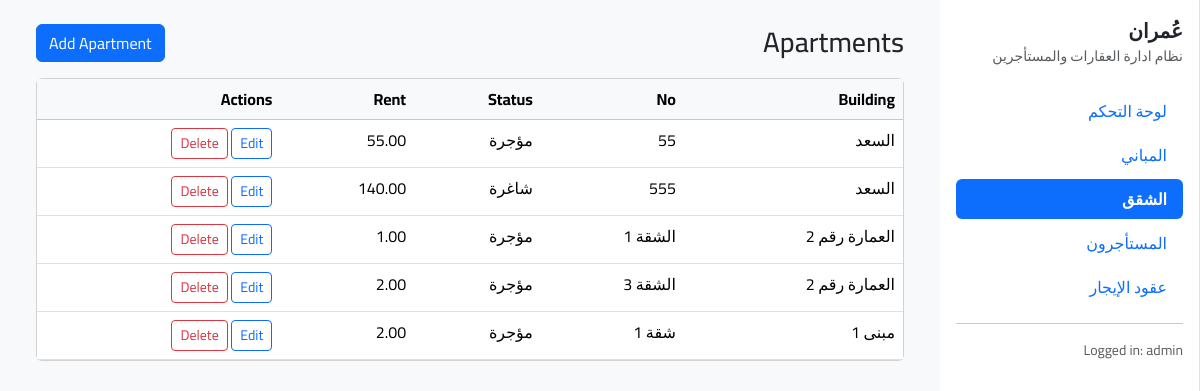
/apartments/ (signed in), run on the app's committed database.
### listings/models.py (models this page shows, shortened)
class Apartment(models.Model):
    class Status(models.TextChoices):
        VACANT = "VACANT", "شاغرة"
        RENTED = "RENTED", "مؤجرة"
        MAINTENANCE = "MAINT", "صيانة"
    building = models.ForeignKey(
        Building,
        verbose_name="العمارة",
        on_delete=models.CASCADE,
        related_name="apartments"
    )
    apartment_no = models.CharField("رقم الشقة", max_length=50)
    floor = models.CharField("الطابق", max_length=50, blank=True)
    rooms = models.PositiveSmallIntegerField("عدد الغرف", default=0)
    area_m2 = models.DecimalField("المساحة (م²)", max_digits=8, decimal_places=2, default=0)
    rent_amount = models.DecimalField("قيمة الإيجار", max_digits=12, decimal_places=2, default=0)
    status = models.CharField("الحالة", max_length=10, choices=Status.choices, default=Status.VACANT)
    notes = models.TextField("ملاحظات", blank=True)
    class Meta:
        verbose_name = "شقة"
        verbose_name_plural = "الشقق"
        unique_together = ("building", "apartment_no")
        ordering = ["building", "apartment_no"]

class Building(models.Model):
    name = models.CharField("اسم العمارة", max_length=150)
    address = models.CharField("العنوان", max_length=255, blank=True)
    notes = models.TextField("ملاحظات", blank=True)
    class Meta:
        verbose_name = "عمارة"
        verbose_name_plural = "العمارات"
        ordering = ["name"]

### listings/views.py (the view)
# urls.py: path("apartments/", views.apartment_list, name="apartment_list"),
def apartment_list(request):
    apartments = Apartment.objects.select_related("building").all().order_by("building__name", "apartment_no")
    is_htmx = request.headers.get("HX-Request")
    template = "listings/partials/apartment_list_partial.html" if is_htmx else "listings/apartment_list.html"
    return render(request, template, {"apartments": apartments})

### listings/templates/listings/apartment_list.html (shortened to what this page needs)
{% extends "layout/base.html" %}
{% block content %}
<div class="d-flex align-items-center justify-content-between mb-3">
  <h3 class="mb-0">Apartments</h3>
  <a class="btn btn-primary" href="{% url 'apartment_create' %}">Add Apartment</a>
</div>
<div class="card">
  <div class="table-responsive">
    <table class="table table-hover mb-0">
      <thead class="table-light">
        <tr>
          <th>Building</th>
          <th>No</th>
          <th>Status</th>
          <th>Rent</th>
          <th class="text-end">Actions</th>
        </tr>
      </thead>
      <tbody>
        {% for a in apartments %}
        <tr>
          <td>{{ a.building.name }}</td>
          <td>{{ a.apartment_no }}</td>
          <td>{{ a.get_status_display }}</td>
          <td>{{ a.rent_amount }}</td>
          <td class="text-end">
            <a class="btn btn-sm btn-outline-primary" href="{% url 'apartment_edit' a.id %}">Edit</a>
            <a class="btn btn-sm btn-outline-danger" href="{% url 'apartment_delete' a.id %}">Delete</a>
          </td>
        </tr>
        {% empty %}
        <tr><td colspan="5" class="text-center text-muted p-4">No apartments yet.</td></tr>
        {% endfor %}
      </tbody>
    </table>
  </div>
</div>
{% endblock %}

### listings/templates/layout/base.html (shortened to what this page needs)
<!doctype html>
<html lang="ar" dir="rtl">
<head>
  <link href="https://cdn.jsdelivr.net/npm/bootstrap@5.3.3/dist/css/bootstrap.min.css" rel="stylesheet">
</head>
<body class="bg-light">
<div class="d-flex">
  <aside class="sidebar bg-white border-end p-3">
    <div class="mb-4">
      <div class="fw-bold fs-5">عُمران</div>
      <div class="text-muted small">نظام ادارة العقارات والمستأجرين</div>
    </div>
    <nav class="nav nav-pills flex-column gap-1">
      <a class="nav-link" data-nav="dashboard" href="{% url 'dashboard' %}" hx-get="{% url 'dashboard' %}" hx-target="#main-content" hx-push-url="true">
        لوحة التحكم
      </a>
      <a class="nav-link" data-nav="buildings" href="{% url 'building_list' %}" hx-get="{% url 'building_list' %}" hx-target="#main-content" hx-push-url="true">
        المباني
      </a>
      <a class="nav-link" data-nav="apartments" href="{% url 'apartment_list' %}" hx-get="{% url 'apartment_list' %}" hx-target="#main-content" hx-push-url="true">
        الشقق
      </a>
      <a class="nav-link" data-nav="tenants" href="{% url 'tenant_list' %}" hx-get="{% url 'tenant_list' %}" hx-target="#main-content" hx-push-url="true">
        المستأجرون
      </a>
      <a class="nav-link" data-nav="leases" href="{% url 'lease_list' %}" hx-get="{% url 'lease_list' %}" hx-target="#main-content" hx-push-url="true">
        عقود الإيجار
      </a>
    </nav>
    <hr>
    <div class="small text-muted">
      Logged in: {{ request.user.username }}
    </div>
  </aside>
  <main class="flex-grow-1 p-4">
    <div class="container-fluid">
      <div id="main-content">
        {% block content %}{% endblock %}
      </div>
    </div>
  </main>
</div>
</body>
</html>

### listings/templates/layout/base.html (style rules this page uses)
body { font-family: 'Cairo', sans-serif; }
.sidebar { width: 260px; min-height: 100vh; position: sticky; top: 0; }
.nav-link.active { font-weight: 600; }

### data on the page
Apartment: building.name "السعد", apartment_no "55", status "مؤجرة", rent_amount "55.00"
Apartment: building.name "السعد", apartment_no "555", status "شاغرة", rent_amount "140.00"
Apartment: building.name "العمارة رقم 2", apartment_no "الشقة 1", status "مؤجرة", rent_amount "1.00"
Apartment: building.name "العمارة رقم 2", apartment_no "الشقة 3", status "مؤجرة", rent_amount "2.00"
Apartment: building.name "مبنى 1", apartment_no "شقة 1", status "مؤجرة", rent_amount "2.00"

### other printed values
{{ request.user.username }} "admin"
